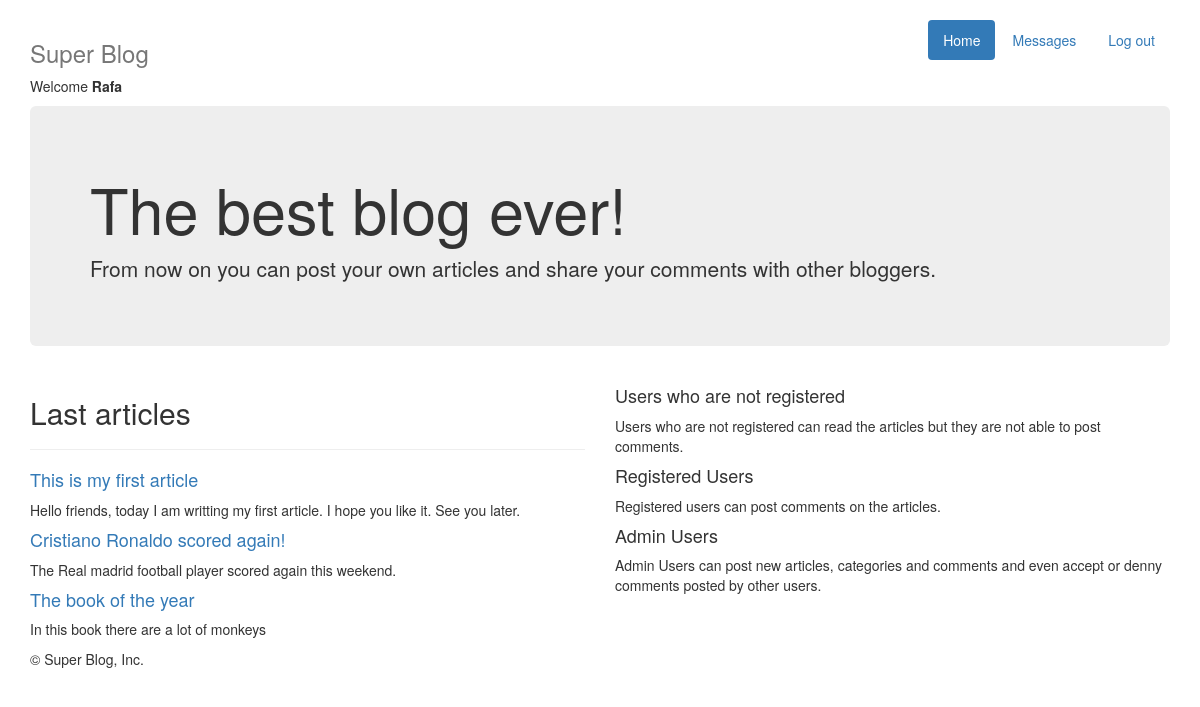
Screenshot of /index.php (signed in) with the database file from the repository.
### tables this page shows
CREATE TABLE `users` (
  `id` int(11) unsigned NOT NULL AUTO_INCREMENT,
  `username` varchar(50) NOT NULL,
  `password` char(32) NOT NULL,
  `email` varchar(50) NOT NULL,
  `type` enum('user','admin') NOT NULL DEFAULT 'user',
  PRIMARY KEY (`id`)
);

CREATE TABLE `articles` (
  `id` int(11) unsigned NOT NULL AUTO_INCREMENT,
  `title` varchar(50) NOT NULL,
  `extract` varchar(255) NOT NULL,
  `text` text NOT NULL,
  `user_id` int(11) NOT NULL,
  `category_id` int(11) NOT NULL,
  `published_at` timestamp NOT NULL DEFAULT CURRENT_TIMESTAMP ON UPDATE CURRENT_TIMESTAMP,
  `created_at` timestamp NOT NULL DEFAULT '0000-00-00 00:00:00',
  `updated_at` timestamp NOT NULL DEFAULT '0000-00-00 00:00:00',
  PRIMARY KEY (`id`)
);

### admin/isUser.php (called while the page is built, shortened)
<?php
function isUser ( $user, $password, $connection ) {
	$query = "SELECT id, username, password, type FROM `users` WHERE username = '$user'";
	$result = mysql_query ($query, $connection);
	$row = mysql_fetch_array ($result);
	$password_from_db = $row ['password'];
	if ( $password_from_db == $password ) {
		return $row;
	} else return false;
}
?>

### index.php (the view, shortened to what this page needs)
<?php
include_once 'libraries.php';
$arrArticles = array();
$query = "SELECT id, title, extract, text FROM `articles` WHERE created_at < '".date('Y-m-d H:i:s')."' ORDER BY published_at DESC";
$result = mysql_query ($query, $dbConn);
while ( $row = mysql_fetch_assoc ($result)) {
    array_push( $arrArticles,$row );
}
?>
<?php
    include_once 'header.php';
?>
    <div class="jumbotron">
        <h1>The best blog ever!</h1>
        <p class="lead"> From now on you can post your own articles and share your comments with other bloggers.</p>
    </div>
    <div class="row marketing">
        <div class="col-lg-6">
            <h2>Last articles</h2>
            <hr/>
            <?php foreach ($arrArticles as $article) : ?>
                    <h4><a href="article.php?id=<?php echo $article['id']; ?>"><?php echo $article['title']; ?></a></h4>
                    <p><?php echo $article['extract']; ?></p>
            <?php endforeach; ?>
        </div>
        <div class="col-lg-6">
            <h4>Users who are not registered</h4>
            <p>Users who are not registered can read the articles but they are not able to post comments.</p>
            <h4>Registered Users</h4>
            <p>Registered users can post comments on the articles.</p>
            <h4>Admin Users</h4>
            <p>Admin Users can post new articles, categories and comments and even accept or denny comments posted by other users.</p>
        </div>
    </div>
<?php include_once 'footer.php'; ?>

### header.php (shortened to what this page needs)
<?php
require_once 'admin/isUser.php';
$dbConn = connect();
if (!empty($_SESSION['username']) && !empty($_SESSION['password'])) {
    $arrUser = isUser( $_SESSION['username'], $_SESSION['password'], $dbConn);
}
?>
<!DOCTYPE html>
<html lang="en">
<head>
    <link href="css/bootstrap.min.css" rel="stylesheet">
</head>
<body style="padding-top: 20px;">
<div class="container">
    <div class="header clearfix">
        <nav>
            <ul class="nav nav-pills pull-right">
                <li role="presentation" class="active"><a href="index.php">Home</a></li>
                <?php if (empty($arrUser['username'])) : ?>
                    <li role="presentation"><a href="login.php">Log in</a></li>
                    <li role="presentation"><a href="signup.php">Sign up</a></li>
                <?php else : ?>
                    <li role="presentation"><a href="messages.php">Messages</a></li>
                    <li role="presentation"><a href="index.php?logout=true">Log out</a></li>
                <?php endif; ?>
            </ul>
        </nav>
        <h3 class="text-muted">Super Blog</h3>
        <?php if (!empty($arrUser['username'])) : ?>
            <p>Welcome <b><?= $arrUser['username'] ?></b></p>
        <?php endif; ?>
    </div>

### rows the page displays
users: username "Rafa"
articles: title "This is my first article", extract "Hello friends, today I am writting my first article. I hope you like it. See you later."
articles: title "Cristiano Ronaldo scored again!", extract "The Real madrid football player scored again this weekend."
articles: title "The book of the year", extract "In this book there are a lot of monkeys"
